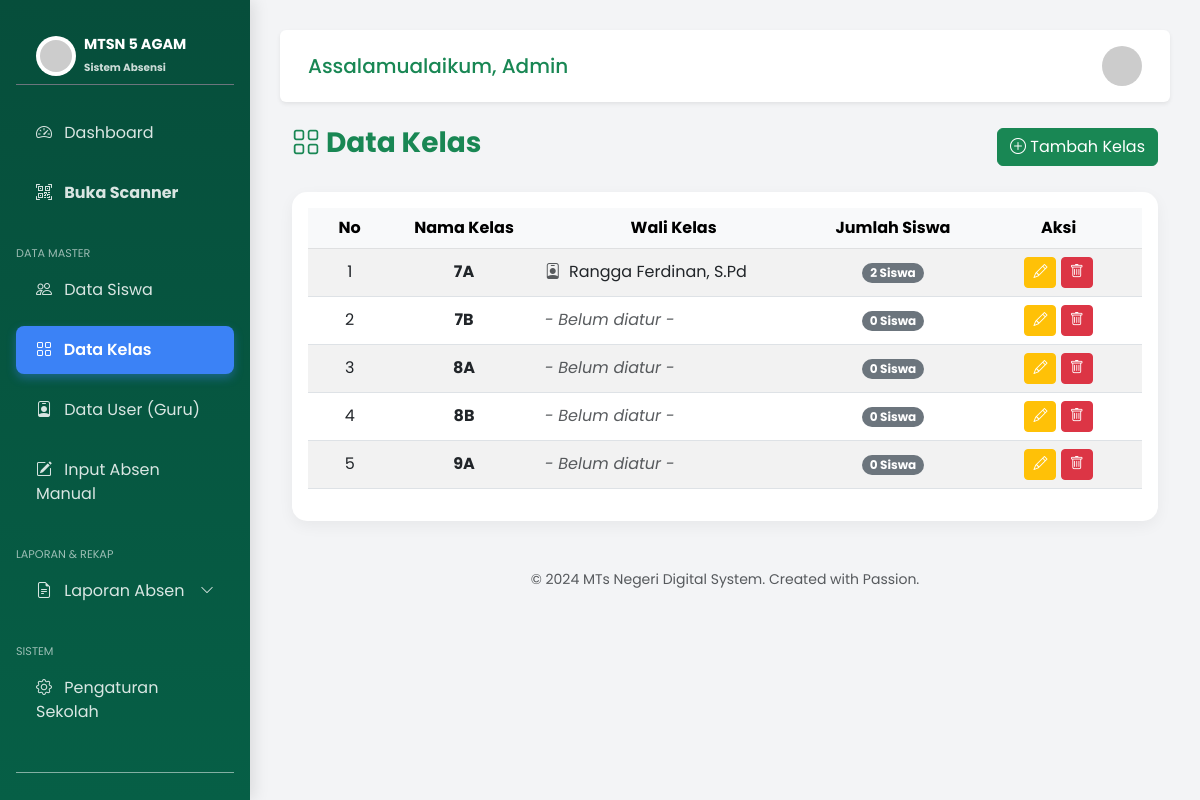
/data_kelas.php (signed in), run on the app's committed database.
### tables this page shows
CREATE TABLE `pengaturan` (
  `id` int(11) NOT NULL,
  `nama_sekolah` varchar(100) NOT NULL DEFAULT 'MTs NEGERI DIGITAL',
  `alamat_sekolah` text DEFAULT NULL,
  `logo_sekolah` varchar(255) DEFAULT 'logo_default.png',
  `kepala_sekolah` varchar(100) DEFAULT NULL,
  `nip_kepsek` varchar(50) DEFAULT NULL,
  `jam_masuk` time DEFAULT '07:00:00',
  `jam_pulang` time DEFAULT '14:00:00',
  `wajib_pulang` tinyint(1) DEFAULT 1,
  `api_token` varchar(255) DEFAULT NULL,
  `api_endpoint` varchar(255) DEFAULT 'https://api.fonnte.com/send',
  `pesan_masuk` text DEFAULT NULL,
  `pesan_pulang` text DEFAULT NULL
);

CREATE TABLE `kelas` (
  `id_kelas` int(11) NOT NULL,
  `nama_kelas` varchar(20) NOT NULL,
  `id_walikelas` int(11) DEFAULT NULL
);

CREATE TABLE `users` (
  `id_user` int(11) NOT NULL,
  `nama_lengkap` varchar(100) NOT NULL,
  `username` varchar(50) NOT NULL,
  `password` varchar(255) NOT NULL,
  `role` enum('admin','walikelas') NOT NULL DEFAULT 'walikelas',
  `created_at` timestamp NOT NULL DEFAULT current_timestamp()
);

### data_kelas.php (the view, shortened to what this page needs)
<?php
include 'config/koneksi.php';
include 'layout/header.php';
?>
<div class="container-fluid">
    <div class="d-flex justify-content-between align-items-center mb-4">
        <h3 class="fw-bold text-success"><i class="bi bi-grid"></i> Data Kelas</h3>
        <button class="btn btn-success" data-bs-toggle="modal" data-bs-target="#modalTambah">
            <i class="bi bi-plus-circle"></i> Tambah Kelas
        </button>
    </div>
    <div class="card card-custom bg-white">
        <div class="card-body">
            <div class="table-responsive">
                <table class="table table-striped table-hover align-middle">
                    <thead class="table-light text-center">
                        <tr>
                            <th width="10%">No</th>
                            <th>Nama Kelas</th>
                            <th>Wali Kelas</th>
                            <th>Jumlah Siswa</th>
                            <th width="20%">Aksi</th>
                        </tr>
                    </thead>
                    <tbody>
                        <?php
                        $no = 1;
                        $query = mysqli_query($koneksi, "
                            SELECT kelas.*, users.nama_lengkap as nama_wali,
                            (SELECT COUNT(*) FROM siswa WHERE siswa.id_kelas = kelas.id_kelas) as jumlah_siswa
                            FROM kelas
                            LEFT JOIN users ON kelas.id_walikelas = users.id_user
                            ORDER BY nama_kelas ASC
                        ");
                        while($row = mysqli_fetch_assoc($query)) :
                        ?>
                        <tr>
                            <td class="text-center"><?php echo $no++; ?></td>
                            <td class="fw-bold text-center"><?php echo $row['nama_kelas']; ?></td>
                            <td>
                                <?php
                                if($row['nama_wali']){
                                    echo '<i class="bi bi-person-badge text-muted me-1"></i> ' . $row['nama_wali'];
                                } else {
                                    echo '<span class="text-muted fst-italic">- Belum diatur -</span>';
                                }
                                ?>
                            </td>
                            <td class="text-center">
                                <span class="badge bg-secondary rounded-pill"><?php echo $row['jumlah_siswa']; ?> Siswa</span>
                            </td>
                            <td class="text-center">
                                <button class="btn btn-sm btn-warning text-white btn-edit"
                                    data-bs-toggle="modal"
                                    data-bs-target="#modalEdit"
                                    data-id="<?php echo $row['id_kelas']; ?>"
                                    data-nama="<?php echo $row['nama_kelas']; ?>"
                                    data-wali="<?php echo $row['id_walikelas']; ?>">
                                    <i class="bi bi-pencil"></i>
                                </button>
                                <a href="data_kelas.php?hapus=<?php echo $row['id_kelas']; ?>" class="btn btn-sm btn-danger" onclick="return confirm('Yakin hapus kelas ini?')"><i class="bi bi-trash"></i></a>
                            </td>
                        </tr>
                        <?php endwhile; ?>
                    </tbody>
                </table>
            </div>
        </div>
    </div>
</div>
<?php include 'layout/footer.php'; ?>

### layout/header.php (shortened to what this page needs)
<!DOCTYPE html>
<html lang="id">
<head>
    <link href="https://cdn.jsdelivr.net/npm/bootstrap@5.3.0/dist/css/bootstrap.min.css" rel="stylesheet">
    <link rel="stylesheet" href="https://cdn.jsdelivr.net/npm/bootstrap-icons@1.10.0/font/bootstrap-icons.css">
    <link rel="stylesheet" href="assets/css/style.css">
</head>
<body>
<?php include 'sidebar.php'; ?>
<div class="main-content">
    <nav class="navbar navbar-light bg-white rounded shadow-sm mb-4 p-3">
        <div class="container-fluid">
            <span class="navbar-brand mb-0 h1 text-success">Assalamualaikum, Admin</span>
            <div class="d-flex">
                <img src="https://ui-avatars.com/api/?name=Admin+MTs&background=0D8ABC&color=fff" class="rounded-circle" width="40">
            </div>
        </div>
    </nav>

### layout/sidebar.php (shortened to what this page needs)
<?php
if(isset($koneksi)){
    $q_instansi = mysqli_query($koneksi, "SELECT * FROM pengaturan LIMIT 1");
    $d_instansi = mysqli_fetch_assoc($q_instansi);
    $logo_sidebar = $d_instansi['logo_sekolah'];
    $nama_sidebar = $d_instansi['nama_sekolah'];
} else {
    $logo_sidebar = 'logo_default.png';
    $nama_sidebar = 'MTs NEGERI DIGITAL';
}
?>
<div class="sidebar d-flex flex-column p-3">
    <div class="brand-logo d-flex align-items-center mb-4 pb-2 border-bottom border-secondary">
        <img src="assets/img/<?php echo $logo_sidebar; ?>" alt="Logo" width="40" height="40" class="me-2 rounded-circle bg-white p-1" onerror="this.src='https://via.placeholder.com/40'">
        <div style="line-height: 1.2;">
            <span class="d-block fw-bold" style="font-size: 0.9rem;"><?php echo $nama_sidebar; ?></span>
            <small style="font-size: 0.65rem; opacity: 0.8;">Sistem Absensi</small>
        </div>
    </div>
    <ul class="nav nav-pills flex-column mb-2">
        <li class="nav-item mb-1">
            <a href="index.php" class="nav-link <?php echo (basename($_SERVER['PHP_SELF']) == 'index.php') ? 'active' : ''; ?>">
                <i class="bi bi-speedometer2 me-2"></i> Dashboard
            </a>
        </li>
        <li class="nav-item mb-1">
            <a href="scan.php" target="_blank" class="nav-link text-warning bg-warning bg-opacity-10 border border-warning border-opacity-25">
                <i class="bi bi-qr-code-scan me-2"></i> <b>Buka Scanner</b>
            </a>
        </li>
        <li class="nav-header text-uppercase small mt-3 mb-1" style="opacity: 0.6; font-size: 0.7rem;">Data Master</li>
        <li class="nav-item mb-1">
            <a href="data_siswa.php" class="nav-link <?php echo (basename($_SERVER['PHP_SELF']) == 'data_siswa.php') ? 'active' : ''; ?>">
                <i class="bi bi-people me-2"></i> Data Siswa
            </a>
        </li>
        <li class="nav-item mb-1">
            <a href="data_kelas.php" class="nav-link <?php echo (basename($_SERVER['PHP_SELF']) == 'data_kelas.php') ? 'active' : ''; ?>">
                <i class="bi bi-grid me-2"></i> Data Kelas
            </a>
        </li>
        <li class="nav-item mb-1">
            <a href="data_user.php" class="nav-link <?php echo (basename($_SERVER['PHP_SELF']) == 'data_user.php') ? 'active' : ''; ?>">
                <i class="bi bi-person-badge me-2"></i> Data User (Guru)
            </a>
        </li>
        <li class="nav-item mb-1">
            <a href="input_manual.php" class="nav-link <?php echo (basename($_SERVER['PHP_SELF']) == 'input_manual.php') ? 'active' : ''; ?>">
                <i class="bi bi-pencil-square me-2"></i> Input Absen Manual
            </a>
        </li>
        <li class="nav-header text-uppercase small mt-3 mb-1" style="opacity: 0.6; font-size: 0.7rem;">Laporan & Rekap</li>
        <li class="nav-item mb-1">
            <a href="#submenuLaporan" data-bs-toggle="collapse" class="nav-link d-flex justify-content-between align-items-center text-white" aria-expanded="false">
                <span><i class="bi bi-file-earmark-text me-2"></i> Laporan Absen</span>
                <i class="bi bi-chevron-down small"></i>
            </a>
        </li>
        <li class="nav-header text-uppercase small mt-3 mb-1" style="opacity: 0.6; font-size: 0.7rem;">Sistem</li>
        <li class="nav-item mb-1">
            <a href="pengaturan.php" class="nav-link <?php echo (basename($_SERVER['PHP_SELF']) == 'pengaturan.php') ? 'active' : ''; ?>">
                <i class="bi bi-gear me-2"></i> Pengaturan Sekolah
            </a>
        </li>
    </ul>
    <div class="mt-auto pb-3">
        <hr class="text-white opacity-50">
        <a href="logout.php" class="nav-link text-danger bg-danger bg-opacity-10 border border-danger border-opacity-25 text-center py-2 rounded">
        </a>
    </div>
</div>

### layout/footer.php
<footer class="mt-5 text-muted text-center small">
        &copy; 2024 MTs Negeri Digital System. Created with Passion.
    </footer>
</div> <script src="https://cdn.jsdelivr.net/npm/bootstrap@5.3.0/dist/js/bootstrap.bundle.min.js"></script>
</body>
</html>

### assets/css/style.css (style rules this page uses)
:root { --mts-dark: #064e3b; --mts-main: #10b981; --mts-light: #d1fae5; --text-dark: #1f2937; }
body { font-family: "Poppins", sans-serif; background-color: #f3f4f6; color: var(--text-dark); }
.sidebar { height: 100vh; width: 250px; position: fixed; top: 0; left: 0; background: linear-gradient(180deg, #064e3b 0%, #065f46 100%); color: white; box-shadow: 4px 0 15px rgba(0, 0, 0, 0.1); z-index: 1000; overflow-y: auto; }
.sidebar .nav-link { color: rgba(255, 255, 255, 0.85) !important; margin-bottom: 8px; padding: 12px 20px; border-radius: 8px; transition: all 0.3s ease; border: none !important; font-weight: 400; background: transparent !important; }
.sidebar .nav-link.active { background-color: #3b82f6 !important; color: #ffffff !important; font-weight: 600; box-shadow: 0 4px 10px rgba(59, 130, 246, 0.4); }
.brand-logo { font-size: 1.2rem; font-weight: bold; padding: 20px; border-bottom: 1px solid rgba(255, 255, 255, 0.1); margin-bottom: 20px; }
.main-content { margin-left: 250px; padding: 30px; }
.card-custom { border: none; border-radius: 15px; box-shadow: 0 5px 15px rgba(0, 0, 0, 0.05); transition: transform 0.3s; }

### data on the page
pengaturan: nama_sekolah "MTSN 5 AGAM"
kelas: nama_kelas "7A", id_walikelas.nama_lengkap "Rangga Ferdinan, S.Pd", jumlah_siswa "2"
kelas: nama_kelas "7B", shows "- Belum diatur -", jumlah_siswa "0"
kelas: nama_kelas "8A", shows "- Belum diatur -", jumlah_siswa "0"
kelas: nama_kelas "8B", shows "- Belum diatur -", jumlah_siswa "0"
kelas: nama_kelas "9A", shows "- Belum diatur -", jumlah_siswa "0"
